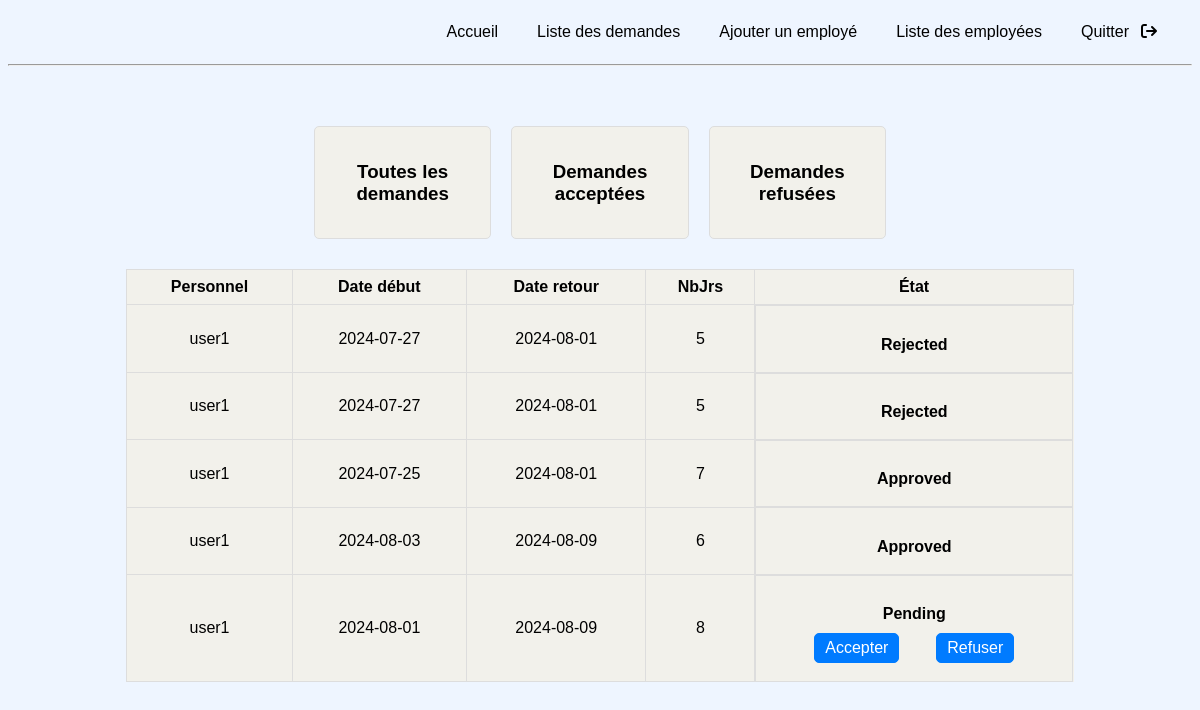
Before: /toutes_les_demandes (signed in) with the older database file.
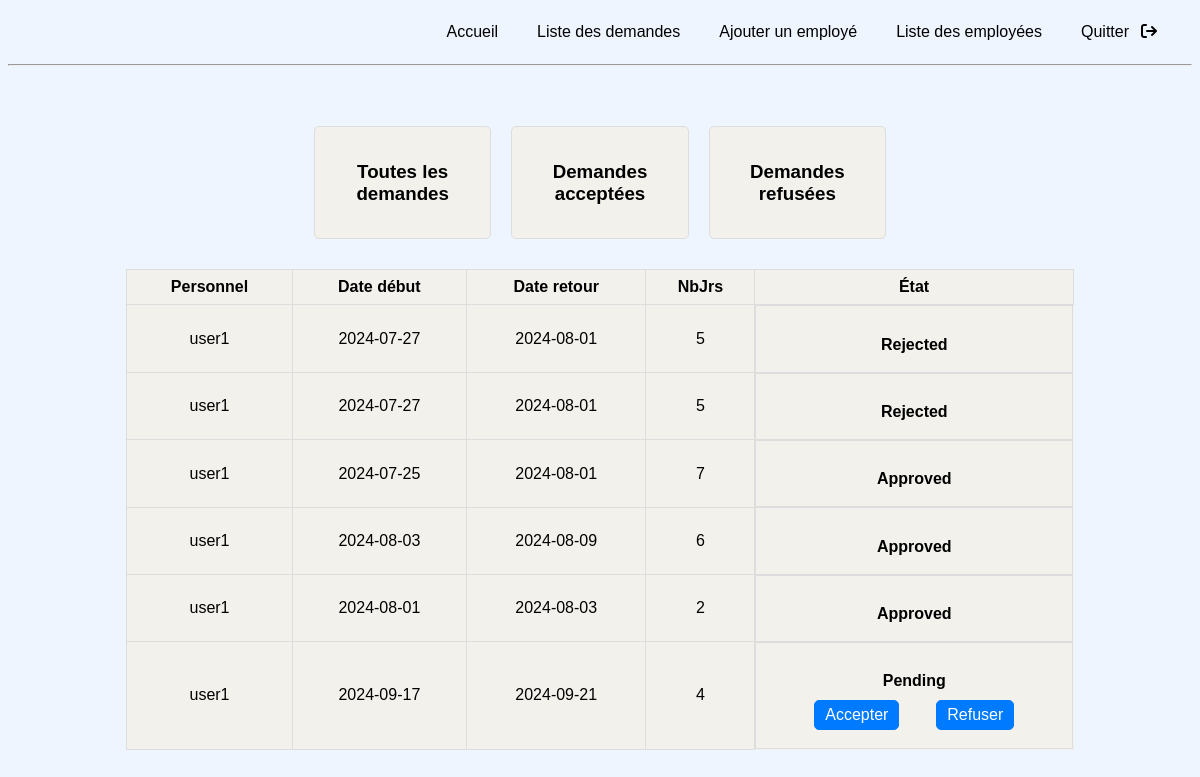
After: the same page with the newer database file.
### models.py (models this page shows)
class LeaveRequest(db.Model):
    id = db.Column(db.Integer, primary_key=True)
    username = db.Column(db.String(50), db.ForeignKey('employee.username'), nullable=False)
    leave_type = db.Column(db.String(50), nullable=False)
    start_date = db.Column(db.String(50), nullable=False)
    end_date = db.Column(db.String(50), nullable=False)
    duration = db.Column(db.Integer, nullable=False)
    reason = db.Column(db.String(200), nullable=False)
    status = db.Column(db.String(50), default='Pending')
    date_demande = db.Column(db.String(50), default=datetime.now().strftime('%Y-%m-%d %H:%M:%S'))

### app.py (the view)
@app.route('/toutes_les_demandes')
@login_required
def toutes_les_demandes():
    if session['role'] == 'admin':
        requests = LeaveRequest.query.all()
        return render_template('toutes_les_demandes.html', requests=requests)
    return redirect(url_for('homepage_user'))

### app.py (called while the page is built)
def login_required(f):
    @wraps(f)
    def decorated_function(*args, **kwargs):
        if 'username' not in session:
            return redirect(url_for('login'))
        return f(*args, **kwargs)
    return decorated_function

### templates/toutes_les_demandes.html (shortened to what this page needs)
<!DOCTYPE html>
<html lang="en">
<head>
    <link rel="stylesheet" href="https://cdnjs.cloudflare.com/ajax/libs/font-awesome/6.0.0-beta3/css/all.min.css">
</head>
<body>
    <nav class="navbar">
        <ul class="navbar-nav">
            <li><a href="{{ url_for('homepage_admin') }}">Accueil</a></li>
            <li><a href="/etude">Liste des demandes</a></li>
            <li><a href="/ajouter_employe">Ajouter un employé</a></li>
            <li><a href="{{ url_for('list_employees') }}">Liste des employées</a></li>
            <li><a href="/">Quitter</a><i class="fa-solid fa-arrow-right-from-bracket"></i></li>
        </ul>
    </nav>
    <hr>
    <div class="container">
        <div class="button" onclick="navigateTo('/toutes_les_demandes')">
            <h3>Toutes les demandes</h3>
        </div>
        <div class="button" onclick="navigateTo('/demandes_acceptees')">
            <h3>Demandes acceptées</h3>
        </div>
        <div class="button" onclick="navigateTo('/demandes_refusees')">
            <h3>Demandes refusées</h3>
        </div>
    </div>
    <div class="table-container">
        <table class="tableau">
            <thead>
                <tr>
                    <th>Personnel</th>
                    <th>Date début</th>
                    <th>Date retour</th>
                    <th>NbJrs</th>
                    <th>État</th>
                </tr>
            </thead>
            <tbody>
                {% for request in requests %}
                <tr>
                    <td>{{ request.username }}</td>
                    <td>{{ request.start_date }}</td>
                    <td>{{ request.end_date }}</td>
                    <td>{{ request.duration }}</td>
                    <td class="action-cell">
                        <h4>{{ request.status }}</h4>
                        {% if request.status == 'Pending' %}
                        <div class="checkbox-group">
                            <form action="{{ url_for('approve_request', request_id=request.id) }}" method="post">
                                <button class="boutton" type="submit">Accepter</button>
                            </form>
                            <form action="{{ url_for('reject_request', request_id=request.id) }}" method="post">
                                <button class="boutton" type="submit">Refuser</button>
                            </form>
                        </div>
                        {% endif %}
                    </td>
                </tr>
                {% endfor %}
            </tbody>
        </table>
    </div>
</body>
</html>

### templates/toutes_les_demandes.html (style rules this page uses)
body { background-color: #EEF5FF; font-family: Arial, sans-serif; }
.navbar { background-color: #EEF5FF; color: black; display: flex; justify-content: space-between; align-items: center; padding: 10px 20px; }
.navbar-nav { list-style-type: none; margin: 0; padding: 0; display: flex; }
.navbar-nav li { margin-right: 15px; }
.navbar-nav li a { color: black; text-decoration: none; padding: 8px 12px; border-radius: 5px; transition: background-color 0.3s ease; }
.container { display: flex; justify-content: space-between; align-items: center; margin: 20px; margin-top: 50px; width: 50%; margin-left: auto; margin-right: auto; }
.button { flex: 1; padding: 15px; margin: 10px; background-color: #F2F1EB; color: black; text-align: center; border: 1px solid #ddd; border-radius: 5px; cursor: pointer; transition: background-color 0.3s ease; }
.table-container { width: 80%; margin: 20px auto; }
.tableau { width: 100%; border-collapse: collapse; background-color: #F2F1EB; }
.tableau th, .tableau td { border: 1px solid #ddd; padding: 8px; text-align: center; }
.tableau th { background-color: #F2F1EB; }
.action-cell { display: flex; flex-direction: column; align-items: center; }
.action-cell h4 { margin-bottom: 10px; }
.checkbox-group { display: flex; justify-content: space-between; width: 100%; max-width: 200px; margin-bottom: 10px; }
.boutton { background-color: #007bff; color: white; border: 1px solid #007bff; border-radius: 5px; font-size: 16px; cursor: pointer; padding: 5px 10px; }

Changed rows visible on the page:
removed LeaveRequest: username "user1", start_date "2024-08-01", end_date "2024-08-09", duration "8", status "Pending"
added LeaveRequest: username "user1", start_date "2024-08-01", end_date "2024-08-03", duration "2", status "Approved"
added LeaveRequest: username "user1", start_date "2024-09-17", end_date "2024-09-21", duration "4", status "Pending"
